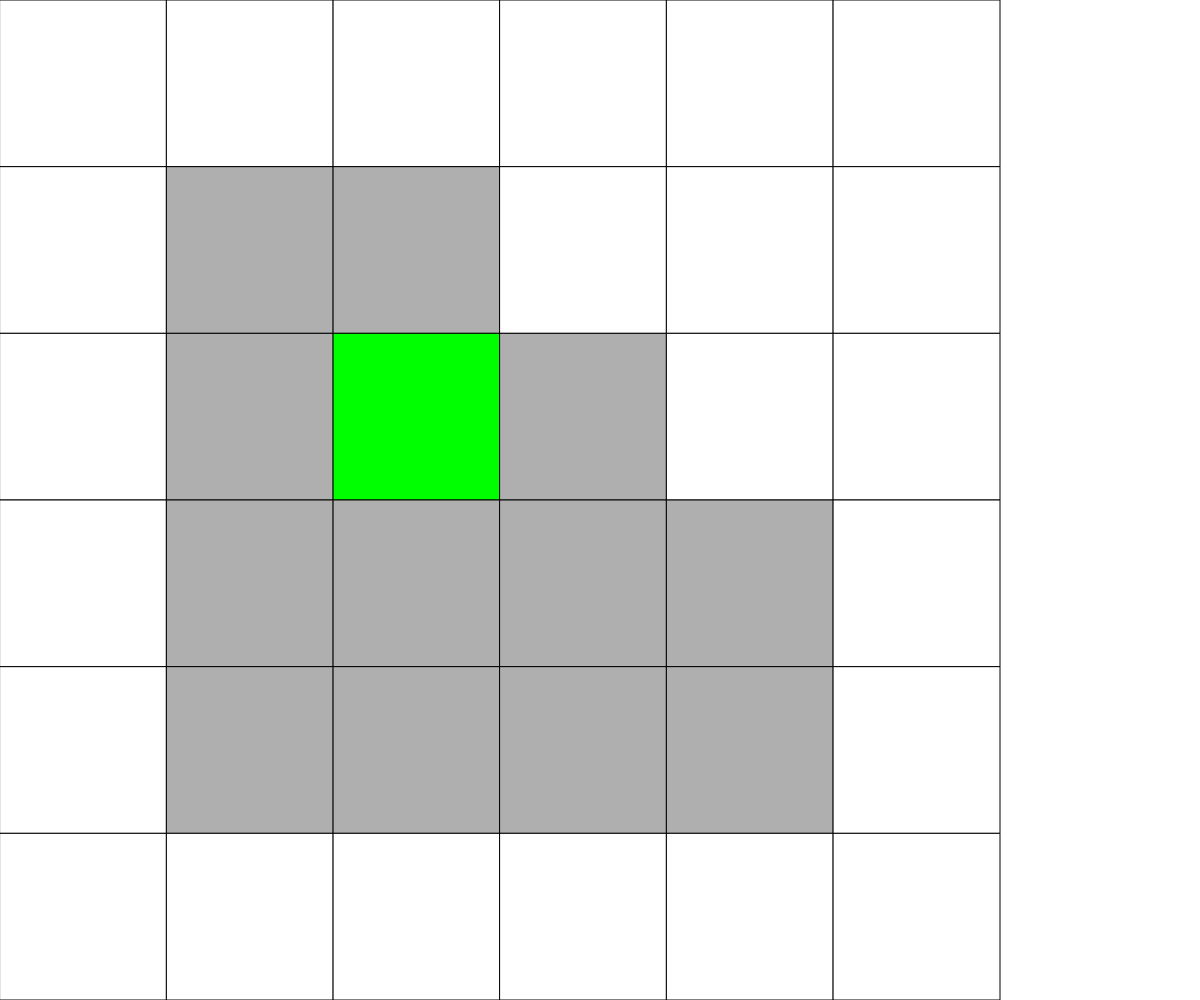
Frame 1 (no input)
Frame 60 (no input): identical to frame 1, image omitted
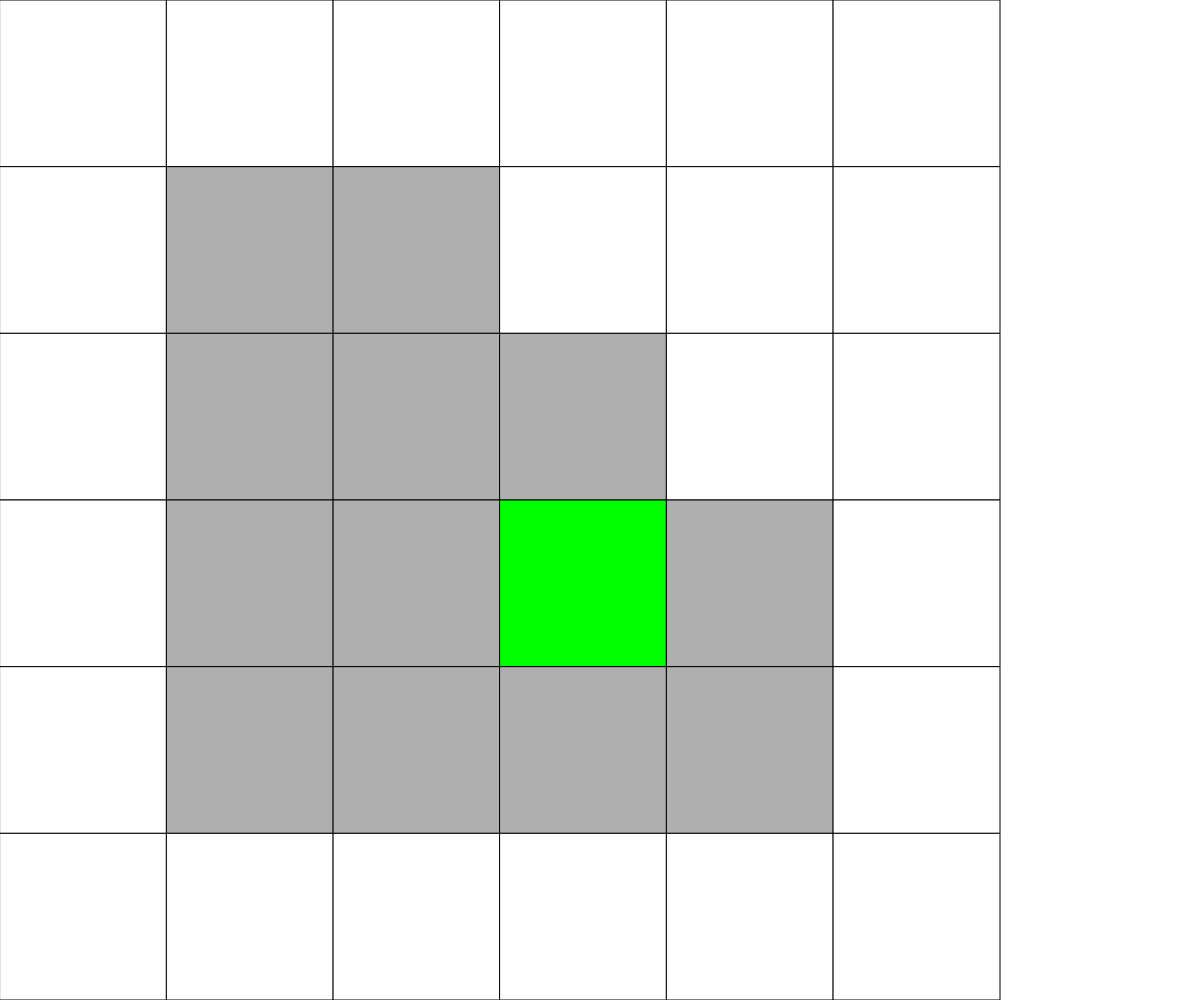
Frame 120 (the mouse pressed at the canvas centre since frame 60)

The p5.js sketch that drew these frames (run headless with seeded random() and noise() and a simulated clock; from frame 60 on, the mouse is pressed at the canvas centre):

// p5.js sketch
// ── sketch.js
//this is for testing
let rows = 6;
let cols = 6;
let grid;
let cellSize;
let xcoord=[];
let ycoord=[];
let player;
let gridState;
function preload(){
  
}
function setup(){
  createCanvas(windowWidth,windowHeight);
  cellSize = height / cols;
  gridState=1;
  //map is inverted
  grid=[
    [0,0,0,0,0,0],
    [0,1,1,1,1,0],
    [0,1,5,1,1,0],
    [2,3,1,1,1,0],
    [4,2,3,1,1,0],
    [4,4,2,0,0,0],
  ];
}
function draw() {
  background(255);
  displayGrid();

}
//Leave this, it's isnt working
// class Map {
//   constructor() {
//     this.rows=6;
//     this.cols=6;
//     this.grid;
//     this.cellSize;
//     this.playSize=width-500;
//   }
//   displayGrid(){
//     for (let x=0; x<cols; x++) {
//       for (let y=0; y<rows; y++) {
//         if (grid[x][y] === 0) {
//           fill(255);
//         }
//         else {
//           fill(0);
//         }
//         rect(x*cellSize, y*cellSize, cellSize, cellSize);
//       }
//     }
//   }
// }
function displayGrid() {
  for (let x=0; x<cols; x++) {
    for (let y=0; y<rows; y++) {
      if (grid[x][y] === 0) {
        fill(255);
      }
      else if(grid[x][y] ===1) {
        fill(175);
      }
      else if (grid[x][y] === 2) {
        fill(255);
      }
      else if (grid[x][y] === 3) {
        fill(255);
      }
      else if (grid[x][y] === 4) {
        fill(255);
      }
      else if (grid[x][y]===5){
        player=true;
        fill(0,255,0);
      }
      else {
        fill(255);
      }
      rect(x*cellSize, y*cellSize, cellSize, cellSize);
    }
  }
}

function mousePressed() {
//testing position
  xcoord = floor(mouseX / cellSize);
  ycoord = floor(mouseY / cellSize);
  let currentPos=[];
  let priorPos=[];
  //Prior player pos removal from grid
  for(let i=0;i<rows;i++){
    for(let j=0;j<cols;j++){
      if(grid[i][j]===5){
        grid[i][j]=1;
      }
    }
  }
  //changing players pos
  if (mouseIsPressed&&grid[xcoord][ycoord]===1){
    if(grid[xcoord][ycoord]!==5){
      print("x:",xcoord," y:",ycoord," and state: ",grid[xcoord][ycoord]);
      grid[xcoord][ycoord]=5;

    }
  }
}
//maybe???
// function moveCheck(){
//   for(let i=0;i<2;i++){
//     for(let j=0;j<2;j++){
//       if(grid[xcoord][ycoord]!==)
//     }
//   }
// }
